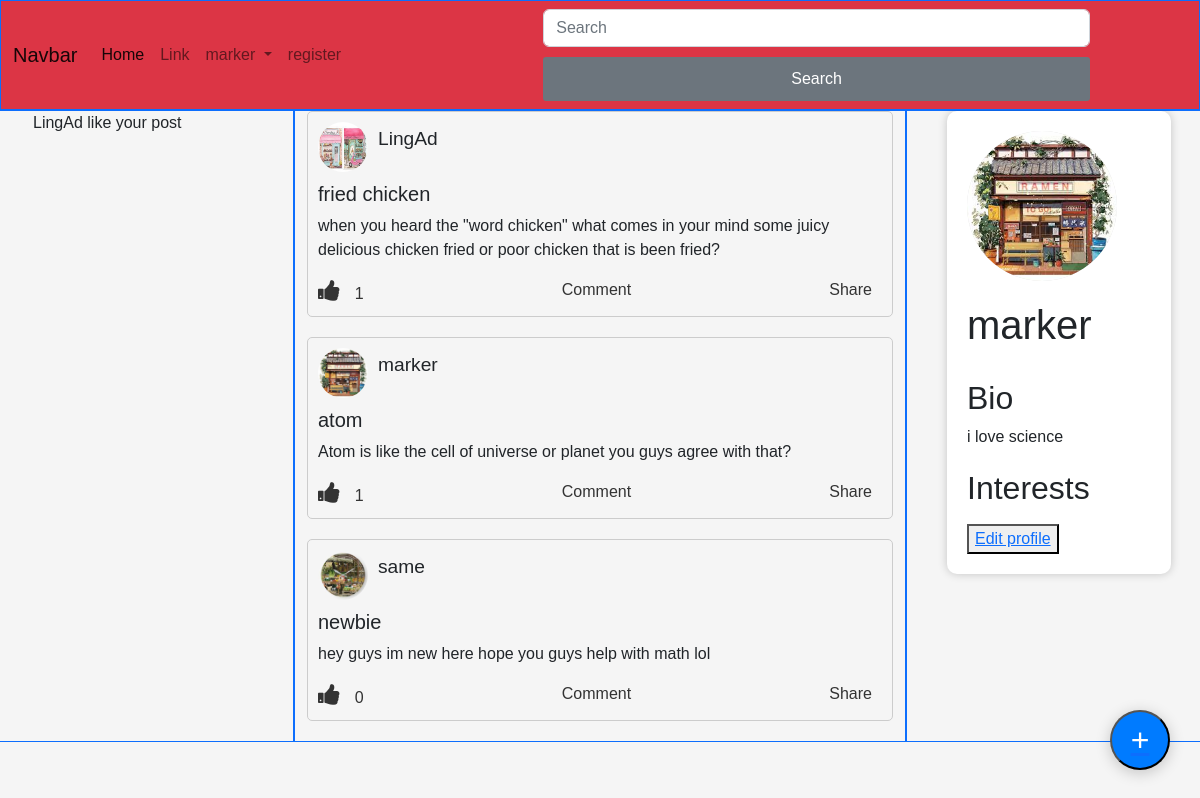
The app's page /home (signed in) with its own data.
### core/models.py (models this page shows, shortened)
class Like(models.Model):
    user = models.ForeignKey(User, on_delete=models.CASCADE)
    post = models.ForeignKey(Post, on_delete=models.CASCADE)
    noti = models.TextField(default='someone like your post')
    postOwner = models.CharField(max_length=100)

class Post(models.Model):
    user = models.ForeignKey(User, on_delete=models.CASCADE)
    user_profile = models.ForeignKey(UserProfile, on_delete=models.CASCADE)
    title = models.CharField(max_length=100)
    image = models.ImageField(default="sample_ajax/ajaxTest/static/images/default_user.jpg")
    content = models.TextField()
    created_at = models.DateTimeField(auto_now_add=True)
    updated_at = models.DateField(auto_now=True)
    like_count = models.PositiveIntegerField(default=0)
    def user_pic(self):
        return self.user_profile.profile_pic

class UserProfile(models.Model):
    user = models.OneToOneField(User, on_delete=models.CASCADE)
    bio = models.TextField(max_length=200,default='user does not provied bio')
    location = models.CharField(max_length=200,blank=True)
    profile_pic = models.ImageField(upload_to='profile_pics/',default="sample_ajax/ajaxTest/static/images/default_user.jpg")
    interests = models.CharField(max_length=200,blank=True)
    twitter_handle = models.CharField(max_length=50, blank=True,default='no twitter')
    facebook_handle = models.CharField(max_length=50, blank=True,default='no facebook')
    instagram_handle = models.CharField(max_length=50, blank=True,default='no instagram')
    class Meta:
        ordering = ['user']

### core/views.py (the view)
# urls.py: path('home',home,name="home"),
def home(request):
    posts = Post.objects.all()
    pP = UserProfile.objects.get(user = request.user.id)
    likeNoti = Like.objects.filter(postOwner = request.user.username)
    return render(request,'home.html',{'user_name':request.user,'posts':posts,"userP":pP,"notifications":likeNoti})

### core/templates/home.html (shortened to what this page needs)
{% extends 'base.html' %}
{% block content %}
<div class="row " style ="margin-top:110px;">
    <div class="col border border-primary">
      <div>
        {% for model in notifications %}
        <ul>{{model.noti}}</ul>
        {% endfor %}
      </div>
    </div>
    <div class="col-6 border border-primary">
      {% for post in posts %}
      <div class="post">
        <div class="post-header">
            <img src="{{post.user_pic.url}}" alt="Profile Picture">
            <div class="post-header-info">
                <h2>{{post.user}}</h2>
            </div>
        </div>
        <div class="post-body">
          <h5>{{post.title}}</h5>
          <p>{{post.content}}</p>
        </div>
        <div class="post-footer">
            <div><a href="like{{post.id}}" id="likeIn"><i class="fa fa-thumbs-up" style="font-size:24px"></i></a> <a href="liked_user">{{post.like_count}}</a></div>
            <div><a href="#">Comment</a> {{comment}}</div>
            <div><a href="#">Share</a> {{share}}</div>
        </div>
      </div>
      {% endfor %}
        <button class="floating-circle" title="Create Post" id="createBtn" onlclick="create()">
          <a href="create_post"><div class="plus-sign">+</div></a>
        </button>
    </div>
    <div class="col border border-primary">
      <div id="container">
        <img id="profile-pic" src="{{userP.profile_pic.url}}" alt="Profile Picture">
        <h1>{{user_name}}</h1>
        <div class="bio">
          <h2>Bio</h2>
          <p>{{userP.bio}}</p>
        </div>
        <h2>Interests</h2>
        <button><a href="userProfile">Edit profile</a> </button>
      </div>
    </div>
</div>
{% endblock  %}

### core/templates/base.html (shortened to what this page needs)
<!DOCTYPE html>
<html>
<head>
	{% load static %}
	<link rel="stylesheet" href="https://cdn.jsdelivr.net/npm/bootstrap@5.2.3/dist/css/bootstrap.min.css">
	<link rel="stylesheet" href="{% static 'css/floatingButton.css' %}">
	<link rel="stylesheet" href="{% static 'css/posts.css' %}">
	<link rel="stylesheet" href="{% static 'css/createPost.css' %}">
	<link rel="stylesheet" href="{% static 'css/profileStyle.css' %}">
	<link rel="stylesheet" href="{% static 'css/userProfile.css' %}">
	<link rel="stylesheet" href="{% static 'css/profileStyle.css' %}">
	<link rel="stylesheet" href="https://cdnjs.cloudflare.com/ajax/libs/font-awesome/4.7.0/css/font-awesome.min.css">
</head>
<body>
	<div class="border border-primary fixed-top bg-danger">
		<nav class="navbar navbar-expand-lg bg-body-tertiary ">
			<div class="container-fluid">
			  <a class="navbar-brand" href="#">Navbar</a>
			  <div class="collapse navbar-collapse" id="navbarSupportedContent">
				<ul class="navbar-nav me-auto mb-2 mb-lg-0">
				  <li class="nav-item">
					<a class="nav-link active" aria-current="page" href="home">Home</a>
				  </li>
				  <li class="nav-item">
					<a class="nav-link" href="#">Link</a>
				  </li>
				  <li class="nav-item dropdown">
					<a class="nav-link dropdown-toggle" href="#" role="button" data-bs-toggle="dropdown" aria-expanded="false">
					  {{user_name}}
					</a>
				  </li>
				  <li class="nav-item">
					<a class="nav-link" href="register">register</a>
				  </li>
				</ul>
				<form class="d-flex" role="search">
				  <input class="form-control me-2" type="search" placeholder="Search" aria-label="Search">
				  <button class="btn btn-outline-success bg-secondary" type="submit">Search</button>
				</form>
			  </div>
			</div>
		  </nav>
	</div>
{% block content %}
{% endblock %}
</body>
</html>

### core/static/CSS/floatingButton.css (style rules this page uses)
.floating-circle { position: fixed; bottom: 30px; right: 30px; width: 60px; height: 60px; background-color: #007bff; border-radius: 50%; z-index: 999; display: flex; justify-content: center; align-items: center; box-shadow: 0px 3px 15px rgba(0, 0, 0, 0.2); cursor: pointer; }
.plus-sign { font-size: 32px; color: white; }

### core/static/CSS/posts.css (style rules this page uses)
.post { border: 1px solid #ccc; border-radius: 5px; margin-bottom: 20px; padding: 10px; }
.post-header { display: flex; align-items: center; margin-bottom: 10px; }
.post-header img { border-radius: 50%; width: 50px; height: 50px; margin-right: 10px; }
.post-header-info h2 { font-size: 1.2em; margin-bottom: 5px; }
.post-body p { margin-bottom: 10px; }
.post-footer a { margin-right: 10px; color: #333; text-decoration: none; }
.post-footer { display: flex; justify-content: space-between; }

### core/static/CSS/createPost.css (style rules this page uses)
form { display: flex; flex-direction: column; width: 50%; margin: 0 auto; }
button[type="submit"] { background-color: #007bff; color: #fff; border: none; padding: 10px 20px; font-size: 16px; border-radius: 4px; cursor: pointer; margin-top: 10px; }

### core/static/CSS/profileStyle.css (style rules this page uses)
body { font-family: Arial, sans-serif; background-color: #f5f5f5; margin: 0; padding: 0; }
#container { width: 80%; margin: 0 auto; background-color: #fff; border-radius: 10px; padding: 20px; box-shadow: 0 0 10px rgba(0,0,0,0.2); }
#profile-pic { width: 150px; height: 150px; border-radius: 50%; background-color: #ddd; margin-bottom: 20px; }
h1 { margin-top: 0; margin-bottom: 10px; }
.bio { margin-bottom: 20px; }

### core/static/CSS/userProfile.css (style rules this page uses)
button[type="submit"] { padding: 10px; border: none; background-color: #007bff; color: #fff; border-radius: 3px; cursor: pointer; font-size: 16px; }

### records on screen
Like: noti "LingAd like your post"
Post: user_pic (picture), user "LingAd", title "fried chicken", content "when you heard the \"word chicken\" what comes in your mind some juicy delicious chicken fried or poor chicken that is been fried?", like_count "1"
Post: user_pic (picture), user "marker", title "atom", content "Atom is like the cell of universe or planet you guys agree with that?", like_count "1"
Post: user_pic (picture), user "same", title "newbie", content "hey guys im new here hope you guys help with math lol", like_count "0"
UserProfile: profile_pic (picture), bio "i love science"

### other values on screen
{{ user_name }} "marker"
